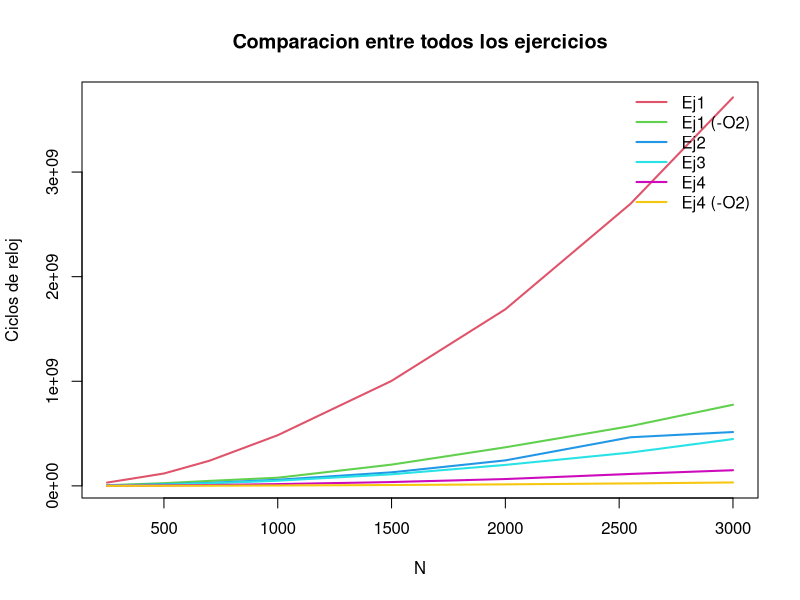
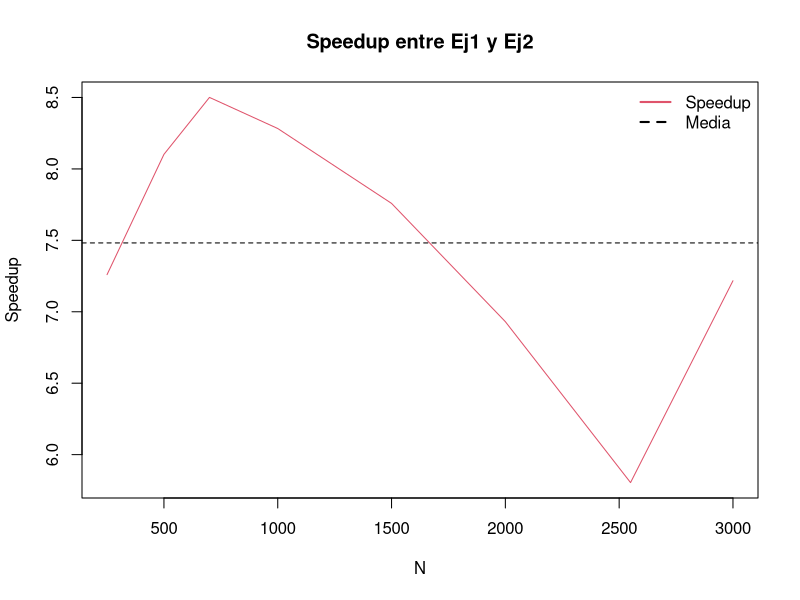
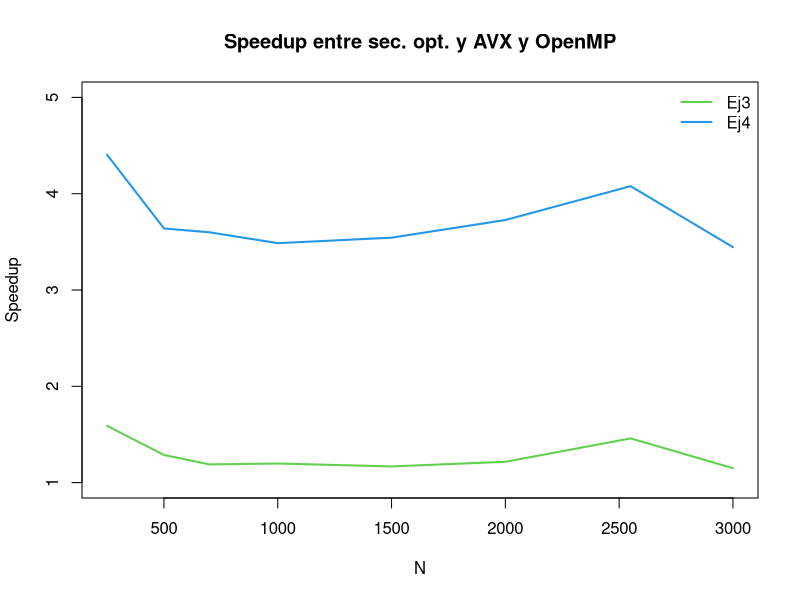
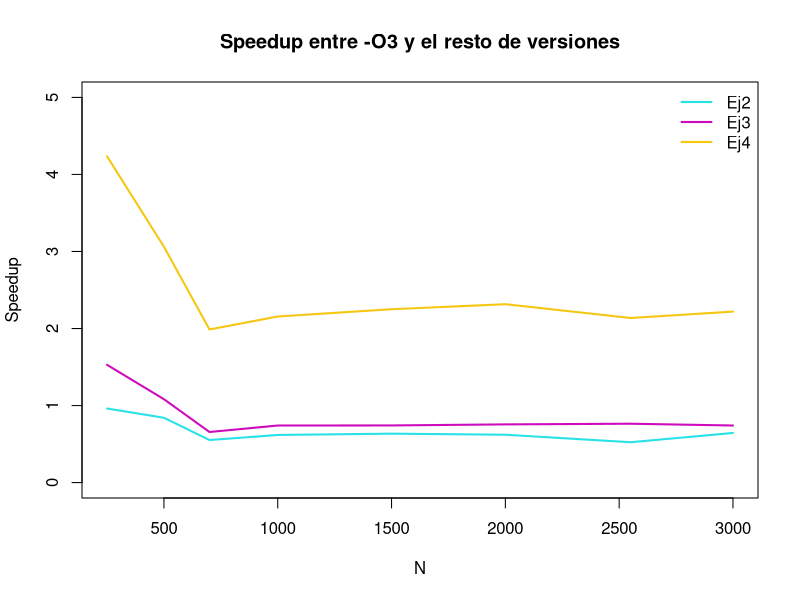
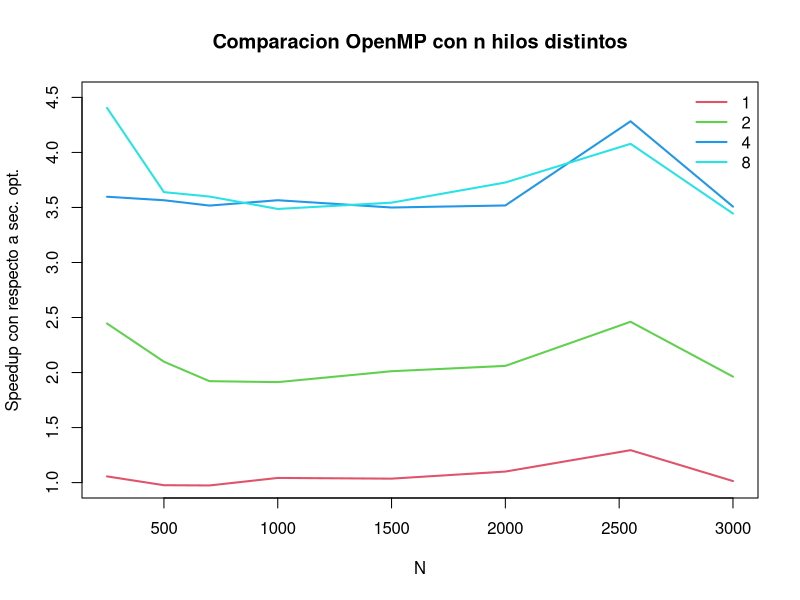
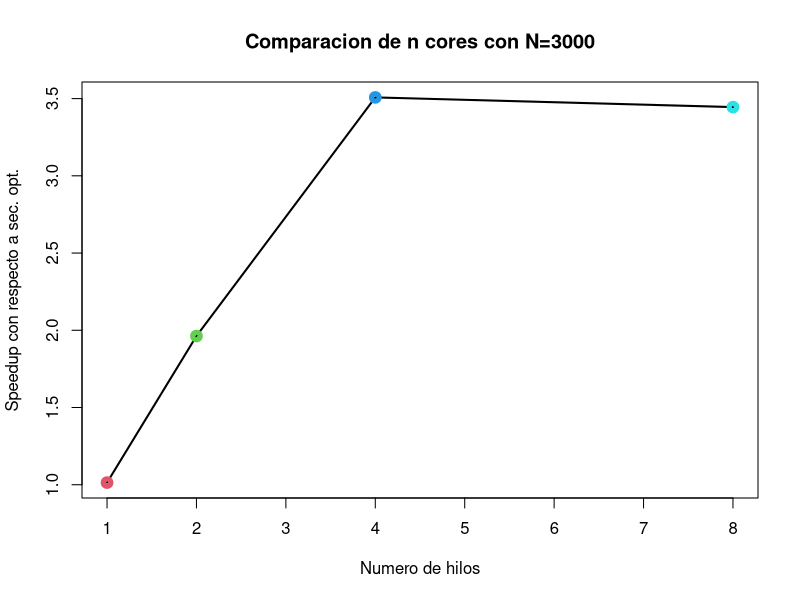

R code for these plots, in order:
N=c(250, 500, 700, 1000, 1500, 2000, 2550, 3000)

C1=c(31172228.000000,118299392.000000,240294942.000000,484388025.000000,1003624595.000000,1688310277.000000,2697123006.000000,3713986739.000000)
C1_O=c(5889747.000000,25413272.000000,47468662.000000,77891888.000000,203133834.000000,368728919.000000,571469339.000000,775618293.000000)
C1_O3=c(4128270.000000,12283912.000000,15612554.000000,36167115.000000,82155805.000000,151350577.000000,243445774.000000,331622681.000000)
C2=c(4293724.000000,14601306.000000,28268168.000000,58481834.000000,129356951.000000,243598268.000000,464674266.000000,514602471.000000)
C3=c(2701110.000000,11349595.000000,23774008.000000,48812051.000000,110752839.000000,200305659.000000,318527699.000000,447503842.000000)
C4=c(974797.000000,4012251.000000,7854092.000000,16773678.000000,36504223.000000,65361007.000000,113934983.000000,149383220.000000)
C4_1=c(4064827.000000,14956909.000000,29022239.000000,56104418.000000,124880216.000000,221400969.000000,358926324.000000,507532035.000000)
C4_2=c(1755838.000000,6958286.000000,14710580.000000,30572062.000000,64290928.000000,118222074.000000,188777633.000000,262200937.000000)
C4_4=c(1193581.000000,4095185.000000,8037239.000000,16401439.000000,36963453.000000,69240419.000000,108485916.000000,146709507.000000)
C4_O2=c(251539.000000,890530.000000,1730526.000000,3527868.000000,8094732.000000,14440298.000000,23340629.000000,32555567.000000)
plot(N,C1,col=2,type="l",main="Comparacion entre todos los ejercicios",lwd=2, ylab = "Ciclos de reloj")
lines(N,C1_O,col=3,lwd=2)
lines(N,C2,col=4,lwd=2)
lines(N,C3,col=5,lwd=2)
lines(N,C4,col=6,lwd=2)
lines(N,C4_O2,col=7,lwd=2)
legend("topright",legend = c("Ej1","Ej1 (-O2)","Ej2","Ej3","Ej4","Ej4 (-O2)"), col = 2:7, lwd = 2, bty = "n")
a=C1/C2
med=mean(a)

#Grafica speedup Ej1 y Ej2
plot(N,a,col=2,type="l",main="Speedup entre Ej1 y Ej2",ylab="Speedup")
abline(med,0,lty=2)
legend("topright",legend=c("Speedup", "Media"),col=2:1, lty = 1:2,lwd=2,bty="n")

#Grafica speedup Ej3 y Ej4 con respecto a Ej2
a=C2/C3
b=C2/C4
plot(N,a,col=3,type="l",lwd=2,ylim=c(1,5),main="Speedup entre sec. opt. y AVX y OpenMP",ylab="Speedup")
lines(N,b,col=4,lwd=2)
legend("topright",legend=c("Ej3","Ej4"),col=3:4,lwd=2,bty="n")

#Grafica speedup 2,3,4 con respecto a 1 con -O3
a=C1_O3/C2
b=C1_O3/C3
c=C1_O3/C4
plot(N,a,col=5,type="l",lwd=2,main="Speedup entre -O3 y el resto de versiones",ylab="Speedup", ylim = c(0,5))
lines(N,b,col=6,lwd=2)
lines(N,c,col=7,lwd=2)
legend("topright",legend=c("Ej2","Ej3","Ej4"),col=5:7,lwd=2,bty="n")

#Grafica cores
plot(N,C2/C4_4,main="Comparacion OpenMP con n hilos distintos",col=4,lwd=2, type = "l", ylab = "Speedup con respecto a sec. opt.",ylim=c(1,4.5))
lines(N,C2/C4_2,col=3,lwd=2)
lines(N,C2/C4_1,col=2,lwd=2)
lines(N,C2/C4,col=5,lwd=2)
legend("topright",legend=c(1,2,4,8),col=2:5,lwd=2,bty="n")

#Grafica N mas grande

plot(c(1,2,4,8),c(C2[8]/C4_1[8],C2[8]/C4_2[8],C2[8]/C4_4[8],C2[8]/C4[8]),type="l",pch=19,xlab="Numero de hilos",ylab="Speedup con respecto a sec. opt.",lwd=2,main="Comparacion de n cores con N=3000")
points(c(1,2,4,8),c(C2[8]/C4_1[8],C2[8]/C4_2[8],C2[8]/C4_4[8],C2[8]/C4[8]),col=2:5,lwd=5)
